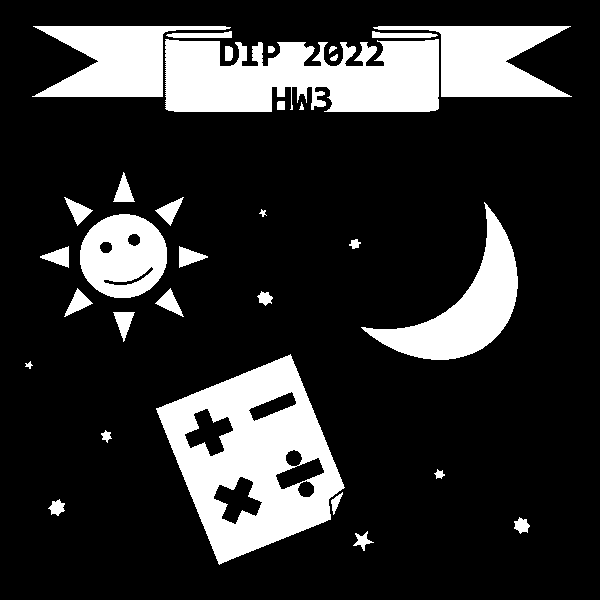
#> input picture homework3/SampleImage/sample1.png, 600 x 600 px
$ python morpho_processing.py
#> lines starting #> are read from the running program, lines starting #| are printed output that depends on the picture; after the words box and inside, x2 and y2 are one past the last pixel; in counts of white or black regions, pixels touching at a corner belong together
#> `sample1=cv2.imread('./SampleImage/sample1.png', cv2.IMREAD_GRAYSCALE)`: sample1: shape (600, 600); 19.1% white; 32 white regions, largest, box (x1, y1, x2, y2) and area: (156, 354, 345, 565) 19993, (165, 39, 439, 112) 16195, (361, 202, 518, 360) 7937
### homework3/basics.py
import numpy as np
import cv2

def g2b(source):
    return (source//255)
def b2g(source):
    return (source*255)
def NOT(source):  # complement
    return ((source + np.ones(source.shape)) % 2).astype(int)
# [36 lines left out: functions OR, AND, XOR, R, padding, not called in this run]
# [14 lines that do not run on import are left out]


#https://towardsdatascience.com/implementing-a-connected-component-labeling-algorithm-from-scratch-94e1636554f
#https://dl.acm.org/doi/pdf/10.1145/357994.358023

### homework3/morpho_processing.py
import numpy as np
import basics
import cv2

# [76 lines left out: functions erosion, dilation, zero_ones, skeletonizing, not called in this run]

def CCL(source):   # connected component labeling
    (R, C), L=source.shape, 0
#> R = 600; C = 600; L = 0
    pad=np.pad(source, ((1,1), (1,1)), constant_values=0).astype(int)
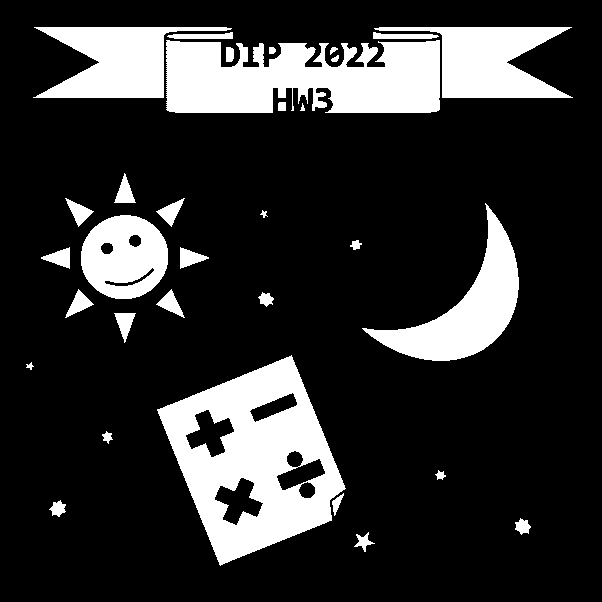
#> pad: shape (602, 602) int64; values 0 (black) and 1 (white), 19% white; 32 white regions, largest, box (x1, y1, x2, y2) and area: (157, 355, 346, 566) 19993, (166, 40, 440, 113) 16195, (362, 203, 519, 361) 7937

    equiv=np.zeros(300).astype(int)
    mask=np.array([[1, 1, 1], [1, 0, 0], [0, 0, 0]])
    for i, I in zip(range(R), range(1, R+1)):
        for j, J in zip(range(C), range(1, C+1)):
            if pad[I][J]:
                f=(pad[i:i+3, j:j+3]*mask).flatten()
                labels=f[f != 0]

                if len(labels) < 1: # no neighbor
                    L+=1
                    equiv[L], pad[I][J]=L, L
                    continue

                pad[I][J]=np.min(labels)
                for l in labels:
                    #while equiv[val] != val:
                        #val=equiv[val]
                    if pad[I][J] < equiv[l]:
                        equiv[l]=pad[I][J]
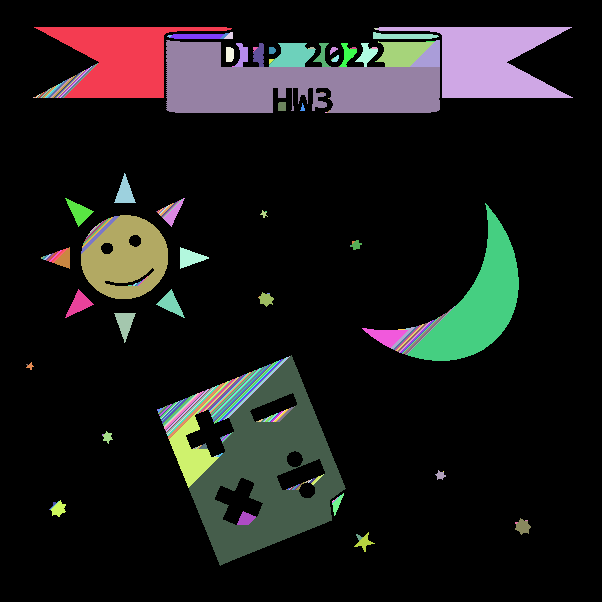
#> pad: shape (602, 602) int64; 272 distinct labels, from 0 to 271; one colour per label, 0 black
#> after the loop, L = 271; equiv = 300 values, max 270 at index 270, min 0 at index 0, mean 109.1

    for l in range(equiv.shape[0]):
        val=equiv[l]
        if equiv[val] != val:
            val=equiv[val]
        equiv[l]=val
#> this loop made 300 passes
#> val on passes 1 to 12: 0, 1, 2, 2, 4, 5, 4, 4, 4, 9, 9, 9
#> after the loop, equiv = 300 values, max 270 at index 270, min 0 at index 0, mean 91.85

    out=pad[1:R+1, 1:C+1]
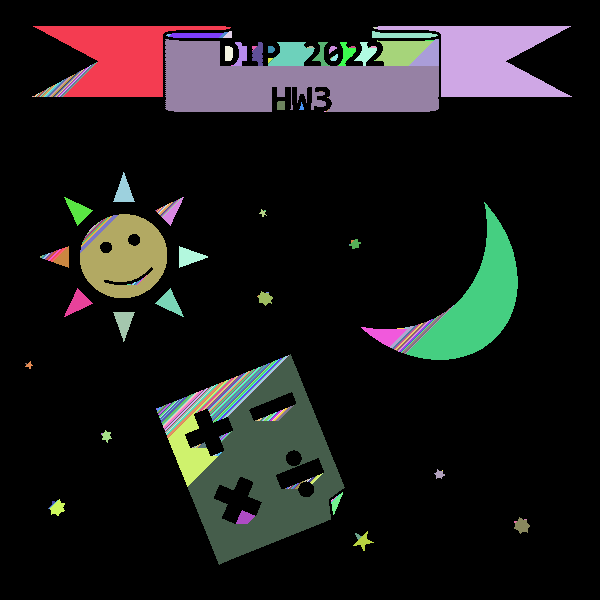
#> out: shape (600, 600) int64; 272 distinct labels, from 0 to 271; one colour per label, 0 black
    for r in range(R):
        for c in range(C):
            if equiv[out[r][c]] != out[r][c]:
                out[r][c] = equiv[out[r][c]]
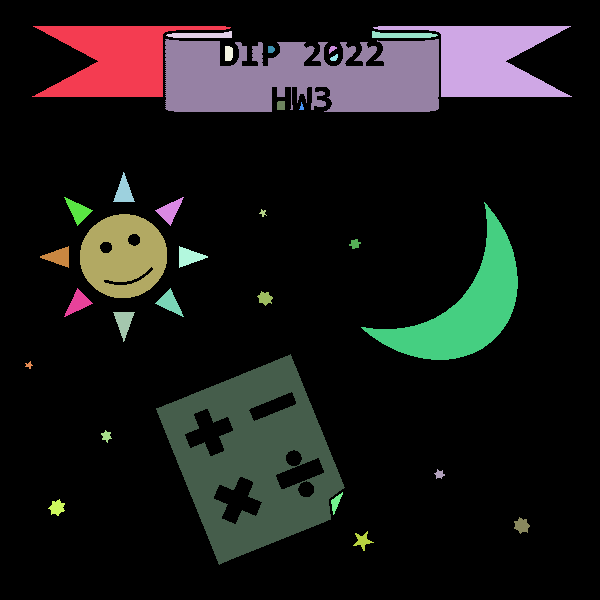
#> out: shape (600, 600) int64; 33 distinct labels, from 0 to 270; one colour per label, 0 black

    labels, label2val=np.unique(out.flatten()), {}
#> labels = 33 values from 0 to 270
    for l in labels:
        label2val[l] = np.where(labels == l)[0]
#> this loop made 33 passes
#> l on passes 6 to 17: 9, 19, 21, 23, 29, 69, 70, 73, 74, 75, 81, 89
#> after the loop, label2val = 33 items
    for r in range(R):
        for c in range(C):
            out[r][c]=label2val[out[r][c]]
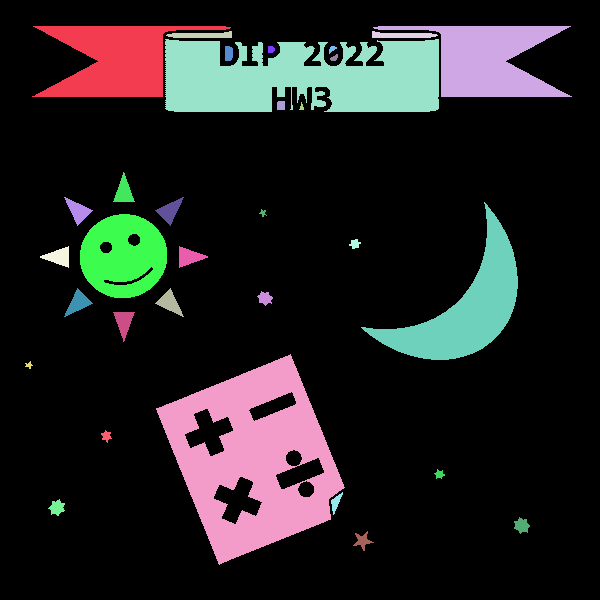
#> out: shape (600, 600) int64; 33 distinct labels, from 0 to 32; one colour per label, 0 black
    return out.astype(np.uint8)
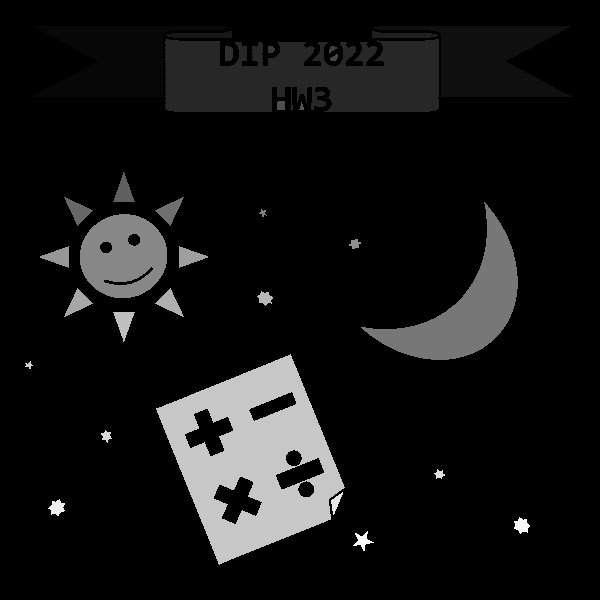
#> returned value: shape (600, 600); min 0, max 32, mean 2.5; drawn with min black and max white

################################################

if __name__ == "__main__":
    sample1=cv2.imread('./SampleImage/sample1.png', cv2.IMREAD_GRAYSCALE)

    (R, C), ccl=sample1.shape, CCL(basics.g2b(sample1))
#> R = 600; C = 600
    numOfColors=len(np.unique(ccl.flatten()))
#> numOfColors = 33

    BGR=[
        [0, 0, 0], [0, 0, 255], [0, 165, 255], [255, 0, 255],
        [0, 69, 255], [31, 23, 176], [80, 127, 255], [20, 192, 155],

        [0, 255, 255], [0, 255, 0], [64, 145, 61], [34, 139, 34],
        [35, 142, 107], [127, 255, 0], [15, 94, 56], [208, 224, 64],

        [255, 127, 0], [255, 0, 0], [255, 0, 139], [171, 89, 61],
        [140, 199, 0], [112, 25, 25], [255, 144, 30], [255, 255, 255]
    ]
    result5=np.zeros((R, C, 3))
    for i in range(R):
        for j in range(C):
            for k in range(3):
#> (the run stopped early here; a loop or call above may not have finished)
